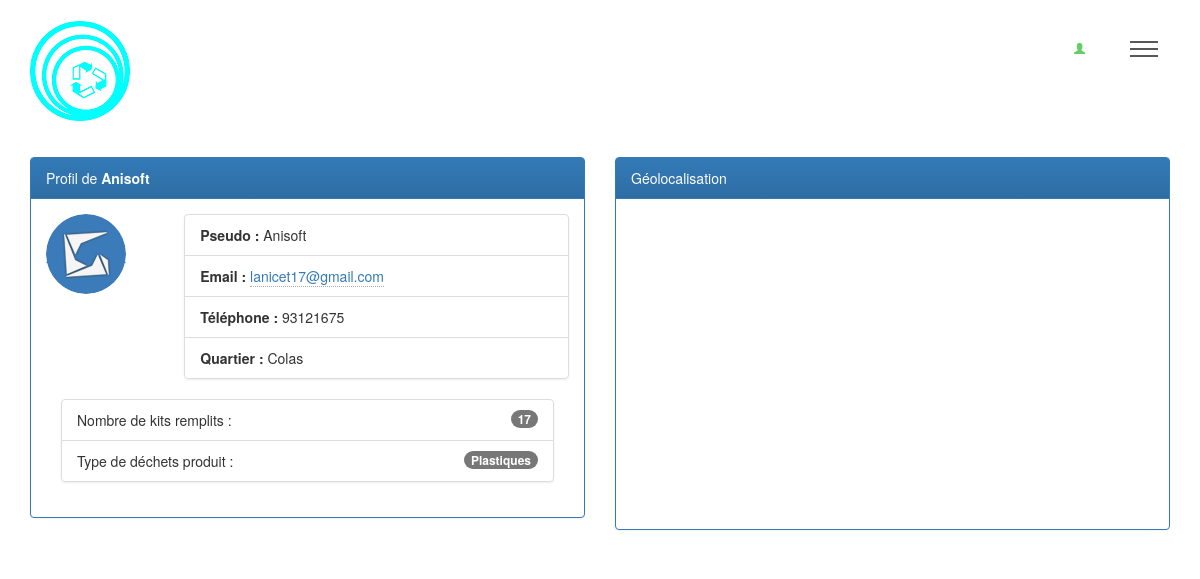
Page /profil.php?id=2 (signed in) on the committed database.
### tables this page shows
CREATE TABLE `utilisateur` (
  `id` int(11) NOT NULL,
  `U_num` varchar(5) NOT NULL,
  `nom` varchar(20) NOT NULL,
  `prenom` varchar(50) NOT NULL,
  `pseudo` varchar(25) NOT NULL,
  `mdp` varchar(50) NOT NULL,
  `email` varchar(255) DEFAULT NULL,
  `telephone` varchar(12) NOT NULL,
  `sexe` varchar(10) NOT NULL,
  `quartier` varchar(100) NOT NULL,
  `date_inscription` datetime NOT NULL DEFAULT CURRENT_TIMESTAMP ON UPDATE CURRENT_TIMESTAMP,
  `nb_kit` int(11) NOT NULL DEFAULT '0',
  `isUser` int(1) NOT NULL DEFAULT '0'
);

### profil.php (called while the page is built, shortened)
<?php
  require 'config/database.php';
  require 'includes/fonctions.php';
  if(!empty($_GET['id']) && $_GET['id'] >0 ){
    $user = find_user_by_id($_GET['id']);
  }
  include 'views/profil.view.php';
?>

### includes/fonctions.php (called while the page is built, shortened)
<?php
	require 'config/database.php';
	if(!function_exists('not_empty')){
		function not_empty($fields = []){
			if(count($fields) != 0){
				foreach ($fields as $field) {
					if(empty($_POST[$field]) || trim($_POST[$field]) == ""){
						return false;
					}
				}
				return true;
			}
		}
	}
     if(!function_exists('find_user_by_id')){
     	function find_user_by_id($id){
     		global $db;
     		$q = $db->prepare("SELECT * FROM utilisateur WHERE id = ? ");
     		$q->execute([$id]);
     		$data = current($q->fetchAll(PDO::FETCH_OBJ));
     		return $data;
     	}
    }
    if(!function_exists('isUser')){
        function isUser(){
            global $db;
            $q = $db->prepare("SELECT quartier FROM utilisateur WHERE id = ?");
            $q->execute(array($_SESSION['id']));
            $user = $q->fetch();
            return true;
        }
    }

### views/profil.view.php (the view, shortened to what this page needs)
<!DOCTYPE HTML>
<html>
<head>
  <link rel="stylesheet" href="assets/css/main.css" />
  <link rel="stylesheet" href="css/main.css" />
  <link rel="stylesheet" href="style.css">
  <link rel="stylesheet" href="https://unpkg.com/leaflet@1.0.1/dist/leaflet.css" />
  <link rel="stylesheet" href="bootstrap/css/bootstrap.min.css">
  <link rel="stylesheet"  href="bootstrap/css/bootstrap-theme.min.css">
  <link rel="stylesheet" type="text/css" href="css/parsley.css">
</head>
<body>
  <header id="header">
    <div class="container">
     <a href="index.php" class="logo">
       <img src="scope.png" alt="" />
     </a>
     <nav>
      <ul>
        <li style="margin-right:10px;"><a href="logout.php" class="btn btn-lg"><span style="color:#67cd67;" class="glyphicon glyphicon-user"></span></a></li>
        <li><a href="#menu">Menu</a></li>
      </ul>
    </nav>
  </div>
</header>
<div class="container">
  <?php if(!not_empty(['nom', 'prenom', 'sexe', 'quartier']) && !isUser()): ?>
    <div class="row">
      <div class="col-md-6 col-xs-12">
        <div class="panel panel-primary">
          <div class="panel-heading">Profil de <?= $user->pseudo ?></div>
          <div class="panel-body">
            <?php $gravatar_url = "http://gravatar.com/avatar/".md5(strtolower(trim($user->email))); ?>
            <div class="row">
              <div class="col-xs-2">
                <a href="" ><img src="img/avatar.png" title="Changer de photo de profil" alt="Image de profil de <?= $user->pseudo ?>" class="img-circle img-responsive"></a>
              </div>
              <div class="col-xs-10">
                <ul class="list-group">
                  <li class="list-group-item"><b>Pseudo : </b><?= $user->pseudo ?></li>
                  <li class="list-group-item"><b>Email : </b><a href="mailto:<?= $user->email ?>"><?= $user->email ?></a></li>
                </ul>
              </div>
            </div>
          </div>
        </div>
      </div>
      <?php  require 'includes/fonctions.php'; ?>
      <div class="col-md-3"><?php include 'devenirUser.php';?></div>
      <?php if(!not_empty(['nom', 'prenom', 'sexe', 'quartier']) && !isUser()): ?>
        <div class="col-md-6 col-xs-12">
          <div class="panel panel-primary">
            <div class="panel-heading">Completer mon profil</div>
            <div class="panel-body">
              <button type="button" class="btn btn-info btn-lg boutton btn-block "  data-toggle="modal" data-target="#myModal">Devenir utilisateur</button>
            </div>
          </div>
        </div>
      </div>
    <?php endif; ?>
  <?php else: ?>
    <div class="row">
      <div class="col-md-6 col-xs-12">
        <div class="panel panel-primary">
          <div class="panel-heading">Profil de <strong><?= $user->pseudo ?></strong></div>
          <div class="panel-body">
            <div class="row">
              <div class="col-md-3">
                <a href="" ><img src="img/avatar.png" title="Changer de photo de profil" alt="Image de profil de <?= $user->pseudo ?>" class="img-circle" style=""></a>
              </div>
              <div class="col-xs-9 col-md-9">
                <ul class="list-group">
                  <li class="list-group-item"><b>Pseudo : </b><?= $user->pseudo ?></li>
                  <li class="list-group-item"><b>Email : </b><a href="mailto:<?= $user->email ?>"><?= $user->email ?></a></li>
                  <li class="list-group-item"><b>Téléphone : </b><?= $user->telephone ?></li>
                  <li class="list-group-item"><b>Quartier : </b><?= $user->quartier ?></li>
                </ul>
              </div>
            </div>
            <div class="col-xs-12 col-md-12">
              <ul class="list-group">
                <li class="list-group-item">Nombre de kits remplits : <span class="badge"><?= $user->nb_kit ?> </span></li>
                <li class="list-group-item">Type de déchets produit : <span class="badge">Plastiques</span></li>
              </ul>
            </div>
          </div>
        </div>
      </div>
      <div class="col-md-6 col-xs-12">
        <div class="panel panel-primary">
          <div class="panel-heading">Géolocalisation</div>
          <div class="panel-body">
            <div id="mapid"></div>
          </div>
        </div>
      </div>
    </div>
  <?php endif; ?>
</body>
</html>

### assets/css/main.css (style rules this page uses)
html, body, div, span, applet, object, iframe, h1, h2, h3, h4, h5, h6, p, blockquote, pre, a, abbr, acronym, address, big, cite, code, del, dfn, em, img, ins, kbd, q, s, samp, small, strike, strong, sub, sup, tt, var, b, u, i, center, dl, dt, dd, ol, ul, li, fieldset, form, label, legend, table, caption, tbody, tfoot, thead, tr, th, td, article, aside, canvas, details, embed, figure, figcaption, footer, header, hgroup, menu, nav, output, ruby, section, summary, time, mark, audio, video { margin: 0; padding: 0; border: 0; font-size: 100%; font-family: Acme, 'Times New Roman',sans-serif font: inherit; vertical-align: baseline; }
article, aside, details, figcaption, figure, footer, header, hgroup, menu, nav, section { display: block; }
body { line-height: 1; }
ol, ul { list-style: none; }
body { -webkit-text-size-adjust: none; }
*, *:before, *:after { -moz-box-sizing: border-box; -webkit-box-sizing: border-box; box-sizing: border-box; }
.row { border-bottom: solid 1px transparent; -moz-box-sizing: border-box; -webkit-box-sizing: border-box; box-sizing: border-box; }
.row > * { float: left; -moz-box-sizing: border-box; -webkit-box-sizing: border-box; box-sizing: border-box; }
.row:after, .row:before { content: ''; display: block; clear: both; height: 0; }
.row > * { padding: 0 0 0 2em; }
.row { margin: 0 0 -1px -2em; }
@media screen and (max-width: 1680px) { .row > * { padding: 0 0 0 2em; } }
@media screen and (max-width: 1680px) { .row { margin: 0 0 -1px -2em; } }
@media screen and (max-width: 1280px) { .row > * { padding: 0 0 0 2em; } }
@media screen and (max-width: 1280px) { .row { margin: 0 0 -1px -2em; } }
body { -ms-overflow-style: scrollbar; }
body { background: #ffffff; }
body, input, select, textarea { color: #585858; font-family: "Source Sans Pro", Helvetica, sans-serif; font-size: 16pt; font-weight: 300; line-height: 1.75; }
@media screen and (max-width: 1680px) { body, input, select, textarea { font-size: 14pt; } }
@media screen and (max-width: 1280px) { body, input, select, textarea { font-size: 12pt; } }
a { -moz-transition: border-bottom-color 0.2s ease, color 0.2s ease; -webkit-transition: border-bottom-color 0.2s ease, color 0.2s ease; -ms-transition: border-bottom-color 0.2s ease, color 0.2s ease; transition: border-bottom-color 0.2s ease, color 0.2s ease; text-decoration: none; color: #585858; border-bottom: dotted 1px rgba(88, 88, 88, 0.5); }
strong, b { font-weight: 900; }
ul { list-style: disc; margin: 0 0 2em 0; padding-left: 1em; }
ul li { padding-left: 0.5em; }
#header { padding: 8em 0 0.1em 0 ; }
#header .logo { display: block; border-bottom: 0; color: inherit; font-weight: 900; letter-spacing: 0.35em; margin: 0 0 2.5em 0; text-decoration: none; text-transform: uppercase; display: inline-block; }
#header .logo > * { display: inline-block; vertical-align: middle; }
#header nav { position: fixed; right: 2em; top: 2em; z-index: 10000; }
#header nav ul { display: -moz-flex; display: -webkit-flex; display: -ms-flex; display: flex; -moz-align-items: center; -webkit-align-items: center; -ms-align-items: center; align-items: center; list-style: none; margin: 0; padding: 0; }
#header nav ul li { display: block; padding: 0; }
#header nav ul li a { display: block; position: relative; height: 3em; line-height: 3em; padding: 0 1.5em; background-color: rgba(255, 255, 255, 0.5); border-radius: 4px; border: 0; font-size: 0.8em; font-weight: 900; letter-spacing: 0.35em; text-transform: uppercase; }
#header nav ul li a[href="#menu"] { -webkit-tap-highlight-color: transparent; width: 4em; text-indent: 4em; font-size: 1em; overflow: hidden; padding: 0; white-space: nowrap; }
#header nav ul li a[href="#menu"]:before, #header nav ul li a[href="#menu"]:after { -moz-transition: opacity 0.2s ease; -webkit-transition: opacity 0.2s ease; -ms-transition: opacity 0.2s ease; transition: opacity 0.2s ease; content: ''; display: block; position: absolute; top: 0; left: 0; width: 100%; height: 100%; background-position: center; background-repeat: no-repeat; background-size: 2em 2em; }
#header nav ul li a[href="#menu"]:before { opacity: 0; }
#header nav ul li a[href="#menu"]:after { opacity: 1; }

### css/main.css (style rules this page uses)
#header .logo { text-transform: none; }
#header { padding: 1.5em 0 0.1em 0; }

### views/profil.view.php (style rules this page uses)
#mapid { width: 100%; height: 300px; }

### rows in the picture
utilisateur: pseudo "Anisoft", email "lanicet17@gmail.com", telephone "93121675", quartier "Colas", nb_kit "17"
